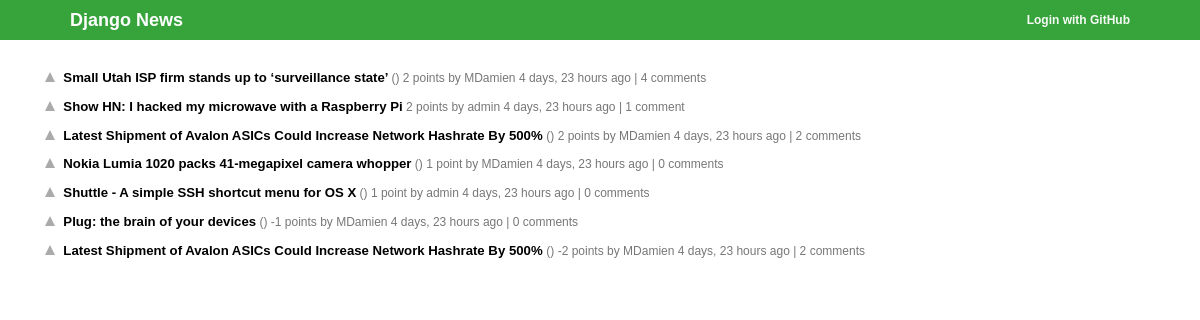
The page / on the database its author committed.
### posts/models.py (models this page shows, shortened)
class Post(models.Model):
    title = models.CharField(max_length=200)
    user = models.ForeignKey(User)
    date = models.DateTimeField(auto_now_add=True)
    link = models.URLField(max_length=600, blank=True)
    text = models.TextField(blank=True)
    def score(self):
        return Vote.objects.filter(post=self,upvote=True).count() - Vote.objects.filter(post=self,upvote=False).count()
    def comments_count(self):
        return Comment.objects.filter(post=self).count()
    def get_domain(self):
        return urlparse(self.link).netloc

### posts/views.py (the view)
# urls.py: url(r'^$', views.index),
def index(request):
	posts = list(Post.objects.all())
	posts.sort(key=Post.score,reverse=True)
	paginator = Paginator(posts, 50)
	page = request.GET.get('p')
	try:
		posts = paginator.page(page)
	except PageNotAnInteger:
		posts = paginator.page(1)
	except EmptyPage:
		posts = paginator.page(paginator.num_pages)
	return render(request, 'posts/index.html', {'posts': posts})

### posts/templates/posts/index.html (shortened to what this page needs)
{% extends "posts/base.html" %}
{% block content %}
{% for post in posts %}
<ol class="posts">
<li >{% include "posts/post.html" with post=post %}</li>
</ol>
{% endfor %}
{% endblock %}

### posts/templates/posts/post.html
{% load humanize %}
<span class="post">
	<a href='{% url 'posts.views.upvote' post.pk %}' class='upvote' title='upvote' {% if not user.is_authenticated %} onclick="alert('You need to be logged to vote')" {% endif %}>vote up</a>
	{% if post.link %}
	<a class="link" href="{{ post.link }}">{{ post.title }}</a><span class="comhead"> ({{post.get_domain}}) </span>
	{% else %}
	<a class="link" href="{% url 'posts.views.details' post.pk %}">{{ post.title }}</a>
	{% endif %}
	<span class="score">
	{% with total=post.score %}
		{{ total }} point{{ total|pluralize }}
	{% endwith %}
	</span> by {{ post.user }} {{ post.date|naturaltime}}  | <a class="comments" href="{% url 'posts.views.details' post.pk %}">
	{% with total=post.comments_count %}
		{{ total }} comment{{ total|pluralize }}
	{% endwith %}</a>
</span>

### posts/static/css/style.css (style rules this page uses)
body { margin:0; font: 12px/1.4em Verdana,sans-serif; }
.upvote { text-indent: -999px; overflow: hidden; display: inline-block; border: 5px solid transparent; border-top: 0px; border-bottom: 10px solid #aaa; width: 0; height: 0; margin-left:5px; margin-right:5px; }
.posts li { margin-bottom: 7px; }
.posts { list-style-type: none; }
.post a { text-decoration: none; }
.post .link { color: black; font-weight: bold; font-size: 1.1em; }
.post, .post a { color: #777; }

### rows shown on the page
Post: title "Small Utah ISP firm stands up to ‘surveillance state’", score "2", user "MDamien", date "4 days, 23 hours ago", comments_count "4"
Post: title "Show HN: I hacked my microwave with a Raspberry Pi", score "2", user "admin", date "4 days, 23 hours ago", comments_count "1"
Post: title "Latest Shipment of Avalon ASICs Could Increase Network Hashrate By 500%", score "2", user "MDamien", date "4 days, 23 hours ago", comments_count "2"
Post: title "Nokia Lumia 1020 packs 41-megapixel camera whopper", score "1", user "MDamien", date "4 days, 23 hours ago", comments_count "0"
Post: title "Shuttle - A simple SSH shortcut menu for OS X", score "1", user "admin", date "4 days, 23 hours ago", comments_count "0"
Post: title "Plug: the brain of your devices", score "-1", user "MDamien", date "4 days, 23 hours ago", comments_count "0"
Post: title "Latest Shipment of Avalon ASICs Could Increase Network Hashrate By 500%", score "-2", user "MDamien", date "4 days, 23 hours ago", comments_count "2"
